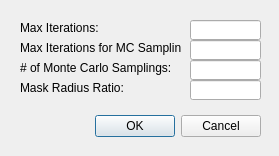
<?xml version="1.0" encoding="UTF-8"?>
<ui version="4.0">
 <class>OptionsWindow</class>
 <widget class="QDialog" name="Dialog">
  <property name="geometry">
   <rect>
    <x>0</x>
    <y>0</y>
    <width>279</width>
    <height>156</height>
   </rect>
  </property>
  <property name="windowTitle">
   <string>Options</string>
  </property>
  <widget class="QWidget" name="layoutWidget">
   <property name="geometry">
    <rect>
     <x>20</x>
     <y>110</y>
     <width>241</width>
     <height>33</height>
    </rect>
   </property>
   <layout class="QHBoxLayout">
    <property name="spacing">
     <number>6</number>
    </property>
    <property name="leftMargin">
     <number>0</number>
    </property>
    <property name="topMargin">
     <number>0</number>
    </property>
    <property name="rightMargin">
     <number>0</number>
    </property>
    <property name="bottomMargin">
     <number>0</number>
    </property>
    <item>
     <spacer>
      <property name="orientation">
       <enum>Qt::Horizontal</enum>
      </property>
      <property name="sizeHint" stdset="0">
       <size>
        <width>131</width>
        <height>31</height>
       </size>
      </property>
     </spacer>
    </item>
    <item>
     <widget class="QPushButton" name="okButton">
      <property name="text">
       <string>OK</string>
      </property>
     </widget>
    </item>
    <item>
     <widget class="QPushButton" name="cancelButton">
      <property name="text">
       <string>Cancel</string>
      </property>
     </widget>
    </item>
   </layout>
  </widget>
  <widget class="QLineEdit" name="lineEditMaxIterations">
   <property name="geometry">
    <rect>
     <x>190</x>
     <y>20</y>
     <width>71</width>
     <height>20</height>
    </rect>
   </property>
  </widget>
  <widget class="QLabel" name="label">
   <property name="geometry">
    <rect>
     <x>20</x>
     <y>20</y>
     <width>91</width>
     <height>16</height>
    </rect>
   </property>
   <property name="text">
    <string>Max Iterations:</string>
   </property>
  </widget>
  <widget class="QLabel" name="label_2">
   <property name="geometry">
    <rect>
     <x>20</x>
     <y>40</y>
     <width>161</width>
     <height>16</height>
    </rect>
   </property>
   <property name="text">
    <string>Max Iterations for MC Sampling:</string>
   </property>
  </widget>
  <widget class="QLineEdit" name="lineEditMaxIterationsForMCSampling">
   <property name="geometry">
    <rect>
     <x>190</x>
     <y>40</y>
     <width>71</width>
     <height>20</height>
    </rect>
   </property>
  </widget>
  <widget class="QLabel" name="label_3">
   <property name="geometry">
    <rect>
     <x>20</x>
     <y>60</y>
     <width>161</width>
     <height>16</height>
    </rect>
   </property>
   <property name="text">
    <string># of Monte Carlo Samplings:</string>
   </property>
  </widget>
  <widget class="QLineEdit" name="lineEditNumMonteCarloSamplings">
   <property name="geometry">
    <rect>
     <x>190</x>
     <y>60</y>
     <width>71</width>
     <height>20</height>
    </rect>
   </property>
  </widget>
  <widget class="QLabel" name="label_5">
   <property name="geometry">
    <rect>
     <x>20</x>
     <y>80</y>
     <width>161</width>
     <height>16</height>
    </rect>
   </property>
   <property name="text">
    <string>Mask Radius Ratio:</string>
   </property>
  </widget>
  <widget class="QLineEdit" name="lineEditMaskRadiusRatio">
   <property name="geometry">
    <rect>
     <x>190</x>
     <y>80</y>
     <width>71</width>
     <height>20</height>
    </rect>
   </property>
  </widget>
 </widget>
 <resources/>
 <connections>
  <connection>
   <sender>okButton</sender>
   <signal>clicked()</signal>
   <receiver>Dialog</receiver>
   <slot>accept()</slot>
   <hints>
    <hint type="sourcelabel">
     <x>278</x>
     <y>253</y>
    </hint>
    <hint type="destinationlabel">
     <x>96</x>
     <y>254</y>
    </hint>
   </hints>
  </connection>
  <connection>
   <sender>cancelButton</sender>
   <signal>clicked()</signal>
   <receiver>Dialog</receiver>
   <slot>reject()</slot>
   <hints>
    <hint type="sourcelabel">
     <x>369</x>
     <y>253</y>
    </hint>
    <hint type="destinationlabel">
     <x>179</x>
     <y>282</y>
    </hint>
   </hints>
  </connection>
 </connections>
</ui>
